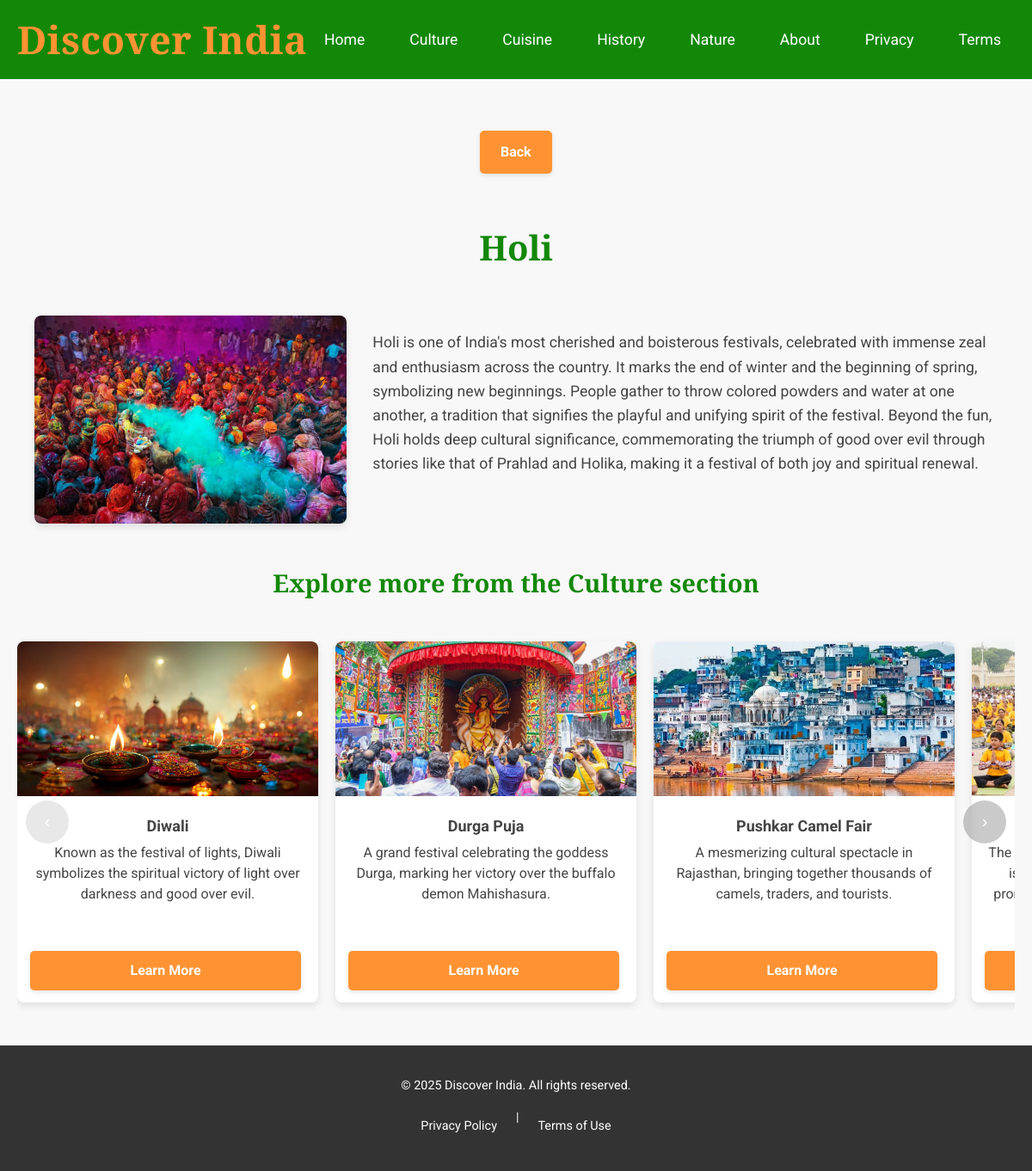
Screenshot of /details/Holi with the database file from the repository.
### app.py (models this page shows, shortened)
class Destination(db.Model):
    id = db.Column(db.Integer, primary_key=True)
    title = db.Column(db.String(100), nullable=False)
    description = db.Column(db.Text, nullable=False)
    image_url = db.Column(db.String(200), nullable=True)
    category = db.Column(db.String(50), nullable=True)
    sub_category = db.Column(db.String(50), nullable=True)
    long_description = db.Column(db.Text, nullable=True)

### app.py (the view)
@app.route('/details/<string:title>')
def details(title):
    item = Destination.query.filter_by(title=title).first_or_404()
    all_related_items = Destination.query.filter_by(category=item.category).all()
    return render_template('details.html', item=item, all_related_items=all_related_items)

### app.py (called while the page is built)
@app.before_request
def get_categories():
    categories_data = Destination.query.with_entities(Destination.category).filter(Destination.category.in_(['Culture', 'Cuisine', 'History', 'Nature'])).distinct().all()
    g.categories = [c[0] for c in categories_data]

### templates/details.html (shortened to what this page needs)
{% extends 'base.html' %}
{% block content %}
<section class="details-page">
    <div class="container">
        <a href="javascript:history.back()" class="back-link cta-button">Back</a>
        <h1 class="details-title">{{ item.title }}</h1>
        <div class="details-content-grid">
            <div class="main-image">
                <img src="{{ item.image_url }}" alt="{{ item.title }}" class="details-main-img">
            </div>
            <div class="details-text">
                <p>{{ item.long_description }}</p>
            </div>
        </div>
        <h2 class="details-sub-heading">
            Explore more from the {{ item.category }} section
        </h2>
        <div class="card-slider" data-slider>
            <button class="slider-nav prev" data-prev aria-label="Previous">‹</button>
            <div class="slider-track" data-wrapper>
                {% for related in all_related_items if related.title != item.title %}
                <a href="{{ url_for('details', title=related.title) }}" class="card-item">
                    <img src="{{ related.image_url }}" alt="{{ related.title }}">
                    <div class="card-content">
                        <h3>{{ related.title }}</h3>
                        <p>{{ related.description }}</p>
                    </div>
                    <span class="read-more cta-button">Learn More</span>
                </a>
                {% endfor %}
            </div>
            <button class="slider-nav next" data-next aria-label="Next">›</button>
        </div>
    </div>
</section>
{% endblock %}

### templates/base.html (shortened to what this page needs)
<!DOCTYPE html>
<html lang="en">
<head>
    <link rel="stylesheet" href="{{ url_for('static', filename='css/style.css') }}">
</head>
<body>
    <header class="site-header">
        <div class="container">
            <h1 class="site-title">Discover India</h1>
            <nav class="main-nav" role="navigation">
                <ul>
                    <li><a href="{{ url_for('home') }}">Home</a></li>
                    <li><a href="{{ url_for('culture') }}">Culture</a></li>
                    <li><a href="{{ url_for('cuisine') }}">Cuisine</a></li>
                    <li><a href="{{ url_for('history') }}">History</a></li>
                    <li><a href="{{ url_for('nature') }}">Nature</a></li>
                    <li><a href="{{ url_for('about') }}">About</a></li>
                    <li><a href="{{ url_for('privacy') }}">Privacy</a></li>
                    <li><a href="{{ url_for('terms') }}">Terms</a></li>
                </ul>
            </nav>
        </div>
    </header>
    <main>
        {% block content %}{% endblock %}
    </main>
    <footer class="site-footer">
        <div class="container">
            <p>&copy; 2025 Discover India. All rights reserved.</p>
            <div class="footer-links">
               <a href="{{ url_for('privacy') }}">Privacy Policy</a> |
                <a href="{{ url_for('terms') }}">Terms of Use</a>
            </div>
        </div>
    </footer>
</body>
</html>

### rows the page displays
Destination: title "Holi", image_url (picture), long_description "Holi is one of India's most cherished and boisterous festivals, celebrated with immense zeal and enthusiasm across the country. It marks the end of winter and the beginning of spring, symbolizing new beginnings. People gather to throw colored powders and water at one another, a tradition that signifies the playful and unifying spirit of the festival. Beyond the fun, Holi holds deep cultural significance, commemorating the triumph of good over evil through stories like that of Prahlad and Holika, making it a festival of both joy and spiritual renewal.", category "Culture"
Destination: image_url (picture), title "Diwali", description "Known as the festival of lights, Diwali symbolizes the spiritual victory of light over darkness and good over evil."
Destination: image_url (picture), title "Durga Puja", description "A grand festival celebrating the goddess Durga, marking her victory over the buffalo demon Mahishasura."
Destination: image_url (picture), title "Pushkar Camel Fair", description "A mesmerizing cultural spectacle in Rajasthan, bringing together thousands of camels, traders, and tourists."
Destination: image_url (picture), description "The…"
